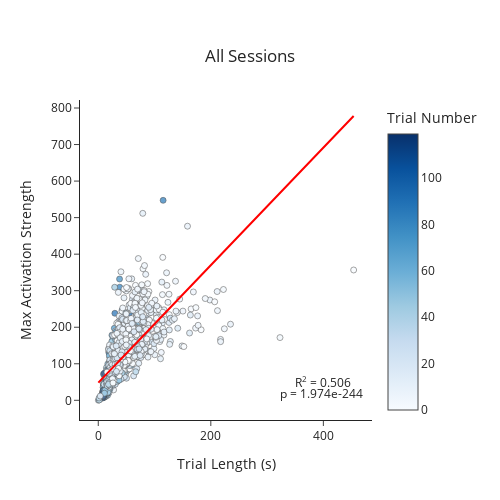

Source (notebook cell):
### Code cell
## Linear regression
lm_max = pg.linear_regression(trial_df.trial_length, trial_df['max'], as_dataframe = False)
lm_mean = pg.linear_regression(trial_df.trial_length, trial_df['mean'], as_dataframe = False)
## Plot max
fig = pf.custom_graph_template('All Sessions', x_title = 'Trial Length (s)', y_title = 'Max Activation Strength')
fig.add_trace(go.Scatter(x = trial_df.trial_length, y = trial_df['max'], mode = 'markers', opacity = 0.7, showlegend = False,
                         marker={'color': trial_df.trial, 'colorscale': 'Blues', 'showscale': True, 'colorbar': {'title': 'Trial Number'}, 'line': {'color': 'black', 'width' : 0.5}}))
fig.add_trace(go.Scatter(x = trial_df.trial_length, y = lm_max['pred'], mode = 'lines', line_color = 'red', showlegend = False))
fig.add_annotation(x = 400, y = 50, text = 'R<sup>2</sup> = {}'.format(round(lm_max['adj_r2'], 3)), showarrow = False)
fig.add_annotation(x = 397, y = 20, text = 'p = 1.974e-244', showarrow = False)
fig.show()
fig.write_image(pjoin(figure_path, 'trial_length_vs_max_allsessions.png'))

### Figure 1 — Plotly figure (JSON) as saved in the notebook; plotly's stock layout.template omitted (floating-point values rounded to 4 significant figures; data arrays with more than 128 entries replaced by an {"elided": "..."} marker saying what was removed)
{"data": [{"marker": {"color": {"elided": "1580 int values"}, "colorbar": {"title": {"text": "Trial Number"}}, "colorscale": [[0, "rgb(247,251,255)"], [0.125, "rgb(222,235,247)"], [0.25, "rgb(198,219,239)"], [0.375, "rgb(158,202,225)"], [0.5, "rgb(107,174,214)"], [0.625, "rgb(66,146,198)"], [0.75, "rgb(33,113,181)"], [0.875, "rgb(8,81,156)"], [1, "rgb(8,48,107)"]], "line": {"color": "black", "width": 0.5}, "showscale": true}, "mode": "markers", "opacity": 0.7, "showlegend": false, "type": "scatter", "x": {"elided": "1580 float values"}, "y": {"elided": "1580 float values"}}, {"line": {"color": "red"}, "mode": "lines", "showlegend": false, "type": "scatter", "x": {"elided": "1580 float values"}, "y": {"elided": "1580 float values"}}], "layout": {"annotations": [{"showarrow": false, "text": "R<sup>2</sup> = 0.506", "x": 400, "y": 50}, {"showarrow": false, "text": "p = 1.974e-244", "x": 397, "y": 20}], "height": 500, "title": {"text": "All Sessions", "x": 0.5, "xanchor": "center", "y": 0.9, "yanchor": "top"}, "width": 500, "xaxis": {"title": {"text": "Trial Length (s)"}}, "yaxis": {"title": {"text": "Max Activation Strength"}}}}
